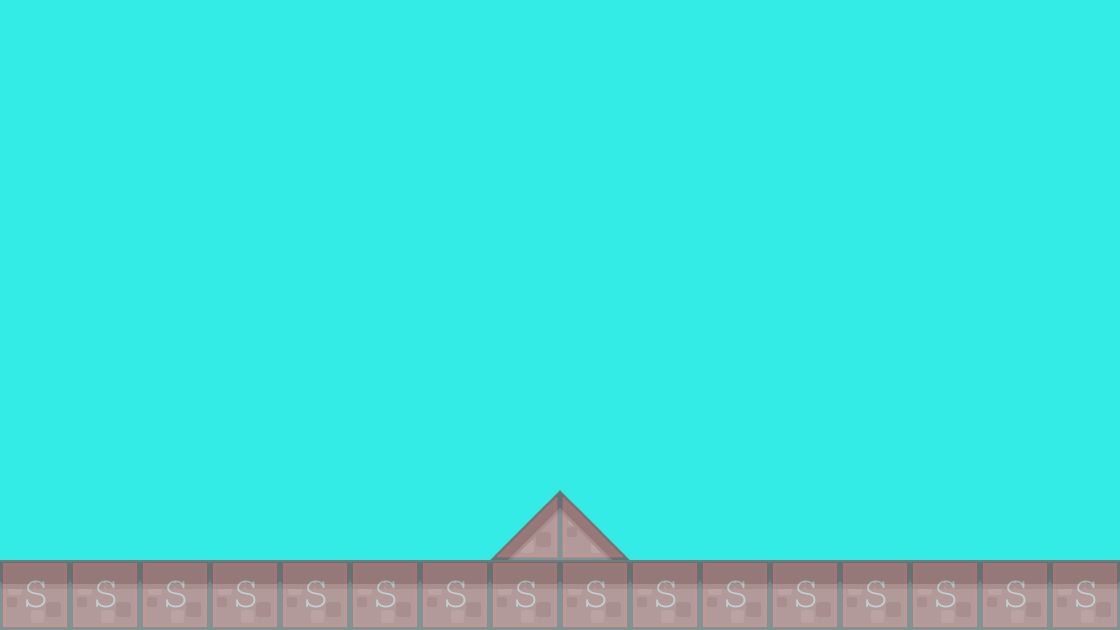

Tiled map render using the project's own tile images. Description and the map definition, with tile-layer contents summarised, below:
An orthogonal 16x9 tile map with 70x70 px tiles, 2 tile layers (background1, collision), 2 tilesets and 2 objects (PlayerBase, EnemyBase).

<map version="1.0" orientation="orthogonal" renderorder="right-down" width="16" height="9" tilewidth="70" tileheight="70" backgroundcolor="#34ece6">
 <tileset firstgid="1" name="background-tiles" tilewidth="70" tileheight="70">
  <image source="../img/background-tiles.png" width="910" height="910" />
 </tileset>
 <tileset firstgid="170" name="meta-tiles" tilewidth="70" tileheight="70">
  <image source="../img/meta-tiles.png" width="350" height="70" />
 </tileset>
 <layer name="background1" width="16" height="9">
  <data>[144 cells, 18 non-empty, 3 distinct tile ids]</data>
 </layer>
 <layer name="collision" width="16" height="9" opacity="0.24">
  <data>[144 cells, 18 non-empty, 3 distinct tile ids]</data>
 </layer>
 <objectgroup name="BaseEntities">
  <object name="PlayerBase" x="0" y="420" width="70" height="140">
   <properties>
    <property name="PlayerBase" value="" />
   </properties>
  </object>
  <object name="EnemyBase" x="1050" y="420" width="70" height="140">
   <properties>
    <property name="EnemyBase" value="" />
   </properties>
  </object>
 </objectgroup>
</map>
